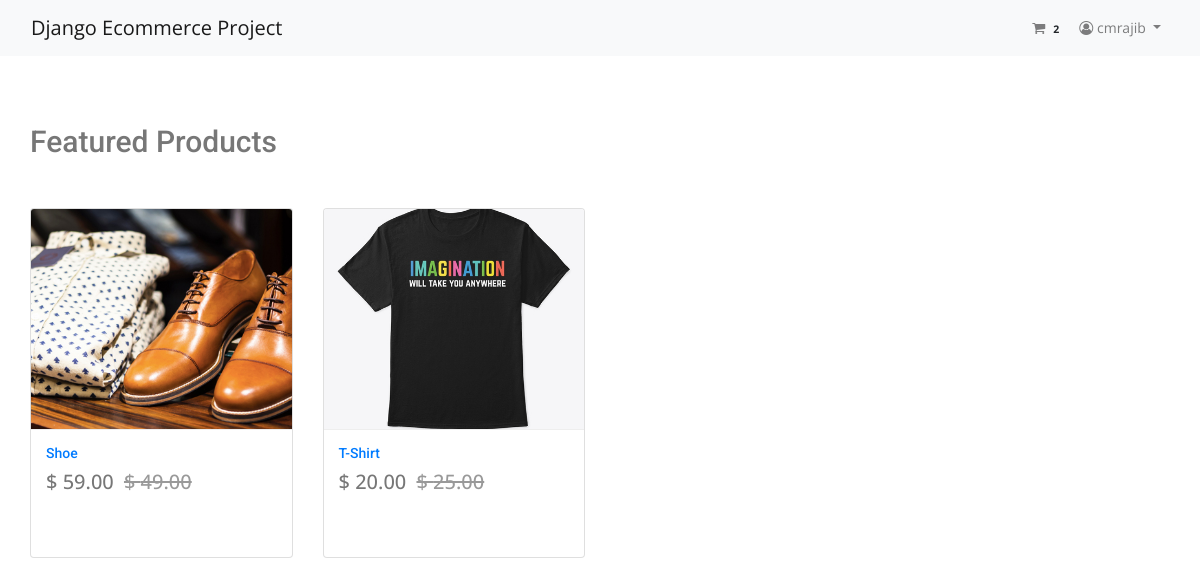
The page / (signed in) on the database its author committed.
### App_Login/models.py (models this page shows, shortened)
class User(AbstractBaseUser, PermissionsMixin):
    email = models.EmailField(unique=True, null=False)
    is_staff = models.BooleanField(
        ugettext_lazy('Staff'), default=False,
        help_text=ugettext_lazy('Designates whether the user can log in the site')
    )
    is_active = models.BooleanField(
        ugettext_lazy('active'),
        default=True,
        help_text=ugettext_lazy('Designates whether this user should be treatea as active')
    )
    USERNAME_FIELD = 'email'
    objects = MyUserManager()

class Profile(models.Model):
    user = models.OneToOneField(User, on_delete=models.CASCADE, related_name='profile')
    username = models.CharField(max_length=264, null=True, blank=True)
    full_name = models.CharField(max_length=264, null=True, blank=True)
    address_1 = models.TextField(max_length=300, null=True, blank=True)
    city = models.CharField(max_length=40, null=True, blank=True)
    zipcode = models.CharField(max_length=10, null=True, blank=True)
    country = models.CharField(max_length=20, null=True, blank=True)
    phone = models.CharField(max_length=20, null=True, blank=True)
    date_joined = models.DateTimeField(auto_now_add=True)

### App_Order/models.py (models this page shows, shortened)
class Order(models.Model):
    orderitems = models.ManyToManyField(Cart)
    user = models.ForeignKey(settings.AUTH_USER_MODEL, on_delete=models.CASCADE)
    ordered = models.BooleanField(default=False)
    created = models.DateTimeField(auto_now_add=True)
    paymentId = models.CharField(max_length=264, blank=True, null=True)
    orderId = models.CharField(max_length=200, blank=True, null=True)

### App_Shop/models.py (models this page shows, shortened)
class Product(models.Model):
    mainimage = models.ImageField(upload_to='Product')
    name = models.CharField(max_length=264)
    category = models.ForeignKey(Category, on_delete=models.CASCADE, related_name='category')
    preview_text = models.TextField(max_length=200, verbose_name='Preview Text')
    details_text = models.TextField(max_length=1000, verbose_name='Description')
    price = models.FloatField()
    old_price = models.FloatField(default=0.0)
    created = models.DateTimeField(auto_now_add=True)
    class Meta:
        ordering = ['created',]

### App_Shop/views.py (the view)
# urls.py: path('', views.Home.as_view(), name='home'),
class Home(ListView):
    model = Product
    template_name = 'App_shop/home.html'

### App_Order/templatetags/cart_tag.py (called while the page is built)
@register.filter
def cart_total(user):
    order = Order.objects.filter(user=user, ordered=False)
    if order.exists():
        return order[0].orderitems.count()
    else:
        return 0

### templates/App_Shop/home.html
{% extends 'base.html' %}
{% block body_block %}
 <div class="container my-5">
   <h2 class="my-5">Featured Products</h2>
   <div class="row">
      {% for product in object_list %}
     <div class="col-md-6 col-sm-12 col-lg-3">
       <figure class="card card-product">
         <div class="img-wrap">
           <img src="{{ product.mainimage.url }}" style="width:100%; height:300px;">
         </div>
         <figcaption class="info-wrap">
           <h6 class="title"><a href="{% url 'App_Shop:product_detail' product.pk %}">{{ product.name }}</a></h6>
          <div class="action-wrap">
            <div class="price-wrap h5">
              <span class="price-new"> $ {{ product.price|floatformat:2 }}</span>
             <span class="price-old"><strike> $ {{ product.old_price|floatformat:2 }} </strike></span>
            </div>
            </div>
         </figcaption>
       </figure>
     </div>
 {% endfor %}
   </div>
 </div>
{% endblock %}

### templates/base.html (shortened to what this page needs)
{% load static %}
<html lang="en">
  <head>
    <link rel="stylesheet" href="https://stackpath.bootstrapcdn.com/bootstrap/4.5.2/css/bootstrap.min.css">
<link rel="stylesheet" href="https://maxcdn.bootstrapcdn.com/font-awesome/4.6.3/css/font-awesome.min.css">
    <link rel="stylesheet" href="{% static 'css/main.css' %}">
    <link rel="stylesheet" href="{% static 'css/style.css' %}">
  </head>
  <body>
    {% include 'navbar.html' %}
    <div class="container" style="padding-top:20px">
        {% block body_block %}
      {% endblock %}
    </div>
  </body>
</html>

### templates/navbar.html (shortened to what this page needs)
{% load cart_tag %}
<nav class="navbar navbar-expand-lg navbar-light bg-light">
  <div class="container">
    <a class="navbar-brand" href="{% url 'App_Shop:home' %}"> Django Ecommerce Project</a>
<div class="collapse navbar-collapse" id="navbarNav">
  <ul class="navbar-nav ml-auto">
    {% if request.user.is_authenticated %}
    <li class="nav-item">
 <a class="nav-link" href=" {% url 'App_Order:cart' %} ">
   <i class="fa fa-shopping-cart" aria-hidden="true"></i>
<span class="badge badge-light"> {{ request.user | cart_total }}</span>
 </a>
    </li>
  <li class="nav-item dropdown">
 <a class="nav-link dropdown-toggle" href="#" id="navbarDropdown" role="button"
 data-toggle="dropdown" aria-haspopup="true" aria-expanded="false">
<i class="fa fa-user-circle-o"></i> {{ request.user.profile.username }}  </a>
  </li>
{% else %}
 <li class="nav-item">
   <a href="{% url 'App_Login:login' %}" class="btn btn-info btn-sm"> Login</a>
   <a href="{% url 'App_Login:signup' %}" class="btn btn-info btn-sm"> Signup</a>
 </li>
{% endif %}
  </ul>
    </div>
  </div>
</nav>

### static/css/style.css (style rules this page uses)
a { text-decoration: none; -webkit-transition: all 0.3s ease-in-out; -o-transition: all 0.3s ease-in-out; transition: all 0.3s ease-in-out; }
body { line-height: 24px; font-size: 14px; font-family: "Open Sans", sans-serif; font-weight: normal; color: #777777; }
h1, h2, h3, h4, h5, h6 { font-family: "Roboto", sans-serif; font-weight: 500; }
@media (min-width: 1200px) { .container { max-width: 1200px; } }
h2 { font-size: 30px; }
h6 { font-size: 14px; }

### templates/base.html (style rules this page uses)
.card { height: 350px; }
.card-product:after { content: ""; display: table; clear: both; visibility: hidden; }
.card-product .price-new, .card-product .price { margin-right: 5px; }
.card-product .price-old { color: #999; }
.card-product .img-wrap { border-radius: 3px 3px 0 0; overflow: hidden; position: relative; height: 220px; text-align: center; }
.card-product .img-wrap img { max-width: 100%; max-height: 100%; object-fit: cover; }
.card-product .info-wrap { overflow: hidden; padding: 15px; border-top: 1px solid #eee; }
.card-product .title { margin-top: 0px; }

### rows shown on the page
User: user|cart_total "2", user.profile.username "cmrajib"
Product: mainimage (picture), name "Shoe", price "59.00", old_price "49.00"
Product: mainimage (picture), name "T-Shirt", price "20.00", old_price "25.00"
